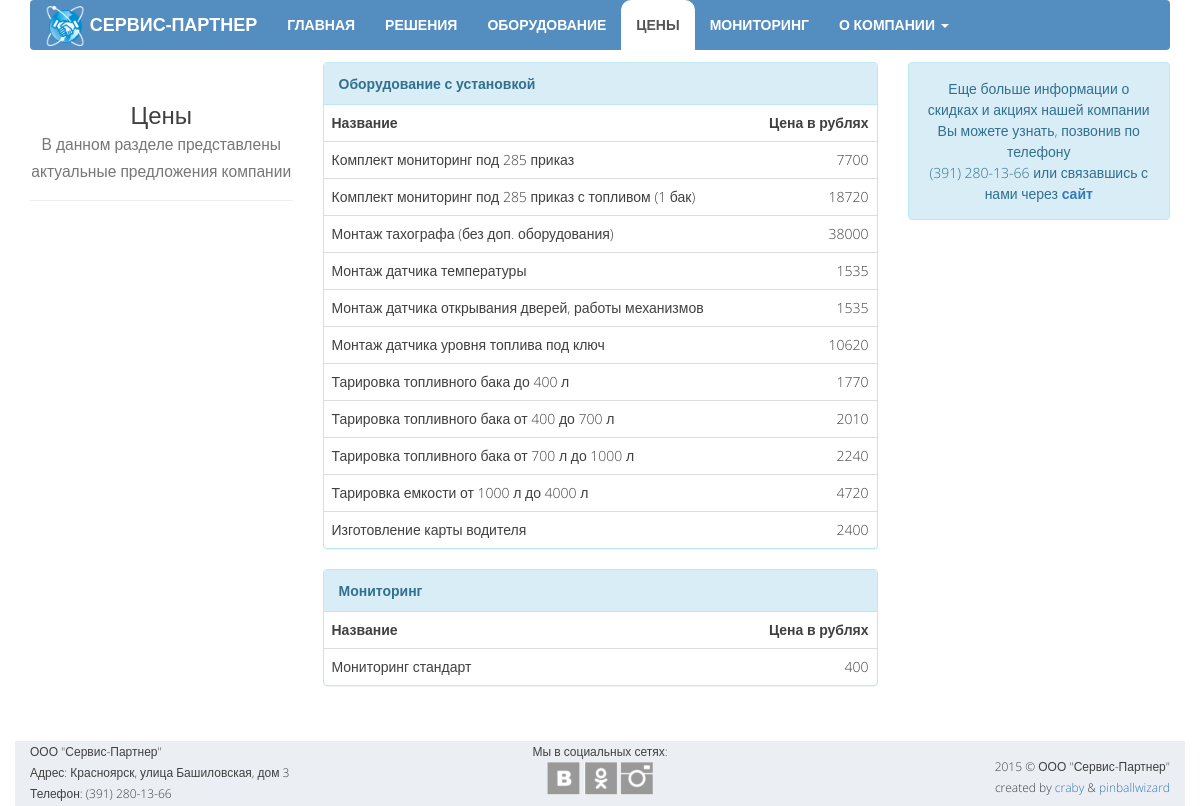
/pricing, run on the app's committed database.
### opensky/models.py (models this page shows, shortened)
class EquipmentPrice(models.Model):
    name = models.CharField("Название", max_length=100)
    price = models.IntegerField("Цена", blank=True)

class MonitoringPrice(models.Model):
    name = models.CharField("Название", max_length=100)
    price = models.IntegerField("Цена", blank=True)

class Office(models.Model):
    MAP_CHOICES = (
        ('yandex#map', 'Схема'),
        ('yandex#satellite', 'Спутник'),
        ('yandex#hybrid', 'Гибрид'),
        ('yandex#publicMap', 'Народная'),
        ('yandex#publicMapHybrid', 'Народная+Гибрид'),
    )
    address = models.CharField("Контактный адресс", max_length=100, blank=True)
    email = models.EmailField("Контактная почта", max_length=50, blank=True)
    phone1 = models.CharField("Телефон офиса", max_length=15, blank=True)
    phone2 = models.CharField("Телефон техподдержки", max_length=15, blank=True)
    latitude = models.CharField("Широта", max_length=10)
    longitude = models.CharField("Долгота", max_length=10)
    maptype = models.CharField("Тип карты", max_length=30, choices=MAP_CHOICES, default='yandex#map')

class SocialWidget(models.Model):
    SOCIAL_CHOICES = (
        ('vk', 'Вконтакте'),
        ('ok', 'Одноклассники'),
        ('fb', 'Facebook'),
        ('tw', 'Twitter'),
        ('li', 'LinkedIn'),
        ('yt', 'YouTube'),
        ('in', 'Instagram'),
    )
    name = models.CharField("Название", max_length=2, choices=SOCIAL_CHOICES)
    url = models.URLField("Ссылка", blank=True)

### opensky/views.py (the view)
# urls.py: url(r'^pricing', views.pricing, name='pricing'),
def pricing(request):
    data = {
        'equipment_prices': EquipmentPrice.objects.all(),
        'monitoring_prices': MonitoringPrice.objects.all(),
        'widgets': SocialWidget.objects.all(),
        'office': Office.objects.get(pk=1),
    }
    return render(request, 'opensky/pricing.html', data)

### opensky/templates/opensky/pricing.html (shortened to what this page needs)
{% extends "opensky/template.html" %}
{% block body %}
    <div class="container">
        <div class="row">
            <div class="col-md-3">
                <div class="page-header text-center">
                    <h3>Цены<br>
                        <small>В данном разделе представлены актуальные предложения компании</small>
                    </h3>
                </div>
            </div>
            <div class="col-md-6">
                <div class="panel panel-info">
                    <div class="panel-heading"><b>Оборудование с установкой</b></div>
                    <table class="table">
                        <tr>
                            <th>Название</th>
                            <th>Цена в рублях</th>
                        </tr>
                        {% for item in equipment_prices %}
                            <tr>
                                <td>{{ item.name }}</td>
                                <td>{{ item.price }}</td>
                            </tr>
                        {% endfor %}
                    </table>
                </div>
                <div class="panel panel-info">
                    <div class="panel-heading"><b>Мониторинг</b></div>
                    <table class="table">
                        <tr>
                            <th>Название</th>
                            <th>Цена в рублях</th>
                        </tr>
                        {% for item in monitoring_prices %}
                            <tr>
                                <td>{{ item.name }}</td>
                                <td>{{ item.price }}</td>
                            </tr>
                        {% endfor %}
                    </table>
                </div>
            </div>
            <div class="col-md-3">
                <div class="alert alert-info text-center">
                    Еще больше информации о скидках и
                    акциях нашей компании Вы можете узнать, позвонив по телефону<br>
                    {{ office.phone1 }}
                    или связавшись с нами через <b><a href="{% url 'contacts' %}">сайт</a></b>
                </div>
            </div>
        </div>
    </div>
{% endblock %}

### opensky/templates/opensky/template.html (shortened to what this page needs)
<!DOCTYPE html>
<html>
<head lang="en">
    {% load staticfiles %}
    <link rel="stylesheet" href="https://maxcdn.bootstrapcdn.com/bootstrap/3.3.4/css/bootstrap.min.css">
    <link href="{% static 'opensky/style/mystyle.css' %}" rel="stylesheet">
</head>
<body>
    {% block header %}
    <header class="header">
        <div class="container">
            <nav class="navbar navbar-default">
                <div class="navbar-header hidden-sm">
                    <a class="navbar-brand" href="{% url 'home' %}">
                        <img src="{% static 'opensky/images/logo-small.png' %}" height="40px" width="40px">
                        <span class="hidden-md">СЕРВИС-ПАРТНЕР</span>
                    </a>
                </div>
                <div class="collapse navbar-collapse" id="myNavbar">
                    <ul class="mynav nav navbar-nav">
                        <li><a href="{% url 'home' %}">ГЛАВНАЯ</a></li>
                        <li><a href="{% url 'features' %}">РЕШЕНИЯ</a></li>
                        <li><a href="{% url 'equipment' %}">ОБОРУДОВАНИЕ</a></li>
                        <li><a href="{% url 'pricing' %}">ЦЕНЫ</a></li>
                        <li><a href="{% url 'services' %}">МОНИТОРИНГ</a></li>
                        <li class="dropdown text-nowrap">
                            <a class="dropdown-toggle" data-toggle="dropdown" id="menu1" href="#">
                                О КОМПАНИИ
                                <span class="caret"></span>
                            </a>
                        </li>
                    </ul>
                </div>
            </nav>
        </div>
    </header>
    {% endblock header %}
    {% block body %}
    {% endblock body %}
    <footer class="footer">
        <div class="container">
            <div class="row">
                <div class="col-md-4 hidden-xs hidden-sm">
                    ООО "Сервис-Партнер"<br>
                    Адрес: {{ office.address }}<br>
                    Телефон: {{ office.phone1 }}
                </div>
                <div class="col-md-4 col-xs-6 text-center">
                    Мы в социальных сетях:<br>
                    {% for widget in widgets %}
                        <a href="{{ widget.url }}"><div class="s-l {{ widget.name }}"></div></a>
                    {% endfor %}
                </div>
                <div class="col-md-4 col-xs-6 text-right">
                    <span>2015 © ООО "Сервис-Партнер"<br> created by
                        <a href="https://github.com/craby-c">craby</a> &
                        <a href="https://github.com/pinballwizard">pinballwizard</a>
                    </span>
                </div>
            </div>
        </div>
    </footer>
</body>
</html>

### opensky/static/opensky/style/mystyle.css (style rules this page uses)
html { min-height: 100%; position: relative; }
body { min-height: 100%; font-size: 14px; font-family: 'Open Sans', sans-serif; font-weight: 300; line-height: 21px; color: #404040; margin-bottom: 100px; }
.header { color: #ffffff; font-weight: bold; padding-bottom: 1%; }
.navbar-brand { font-weight: bold; padding-top: 6px; }
.navbar-brand>img { display: inline; }
.navbar-default .navbar-brand, .navbar-brand:hover { color: #FFFFFF !important; }
.navbar-default { margin-bottom: 0; background-color: #548DBF; border: none; }
.navbar-default .mynav>li>a { color:#FFFFFF; font-size: 14px; font-weight: bold; }
.navbar-collapse { padding: 0; }
.nav>li:hover, .nav>li:active, .nav>.active>a, .nav>.open>a { background-color: #FFFFFF !important; border-radius: 10px 10px 0 0; color: #404040; }
li>a { font-size: 18px; }
.footer { position: absolute; bottom: 0; width: 100%; height: 65px; }
.footer>.container, .footer>.container>.row, .footer>.container>.row>div { height: 100%; background-color: #EBEEF2; }
.footer>.container>.row>div:last-child { padding: 15px 15px 0 10px; }
.footer>.container>.row>div { font-size: 12px; }
th:last-child, td:last-child { text-align: right; }
.s-l { display: inline-block; height: 33px; width: 33px; background: url('../images/ikonki-small.png') no-repeat; cursor: pointer; }
.vk { background-position: -137px -55px; }
.ok { background-position: -178px -55px; }
.in { background-position: -261px -55px; }
@media (min-width: 768px) { .navbar-nav>li { display: table-cell; float: none; text-align: center; } }

### data on the page
EquipmentPrice: name "Комплект мониторинг под 285 приказ", price "7700"
EquipmentPrice: name "Комплект мониторинг под 285 приказ с топливом (1 бак)", price "18720"
EquipmentPrice: name "Монтаж тахографа (без доп. оборудования)", price "38000"
EquipmentPrice: name "Монтаж датчика температуры", price "1535"
EquipmentPrice: name "Монтаж датчика открывания дверей, работы механизмов", price "1535"
EquipmentPrice: name "Монтаж датчика уровня топлива под ключ", price "10620"
EquipmentPrice: name "Тарировка топливного бака до 400 л", price "1770"
EquipmentPrice: name "Тарировка топливного бака от 400 до 700 л", price "2010"
EquipmentPrice: name "Тарировка топливного бака от 700 л до 1000 л", price "2240"
EquipmentPrice: name "Тарировка емкости от 1000 л до 4000 л", price "4720"
EquipmentPrice: name "Изготовление карты водителя", price "2400"
MonitoringPrice: name "Мониторинг стандарт", price "400"
Office: phone1 "(391) 280-13-66", address "Красноярск, улица Башиловская, дом 3"
